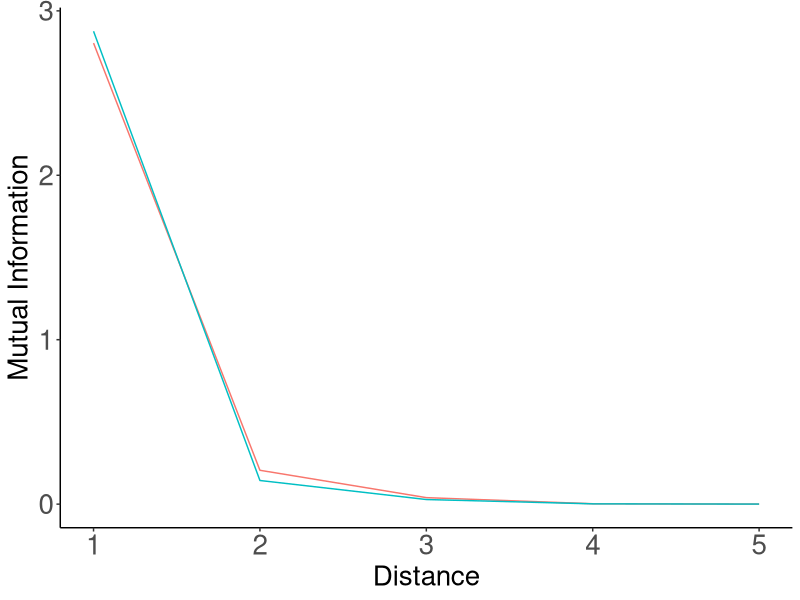
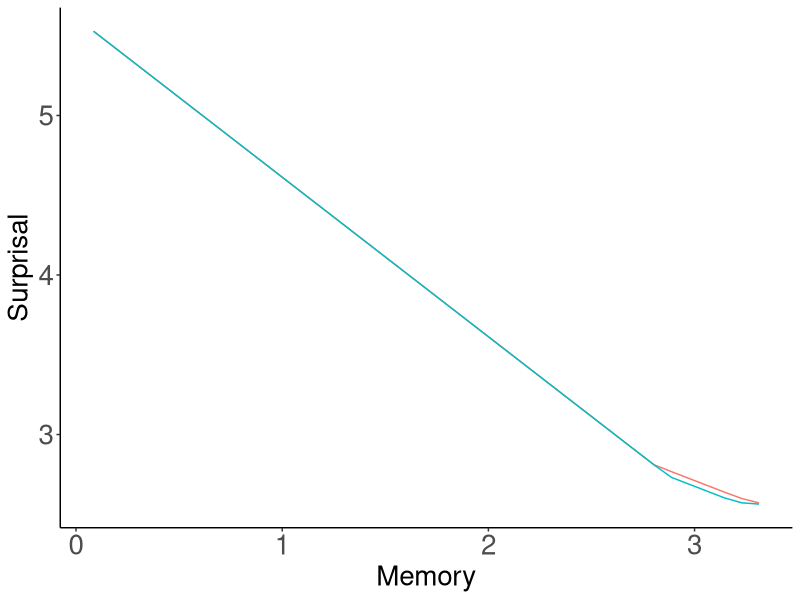
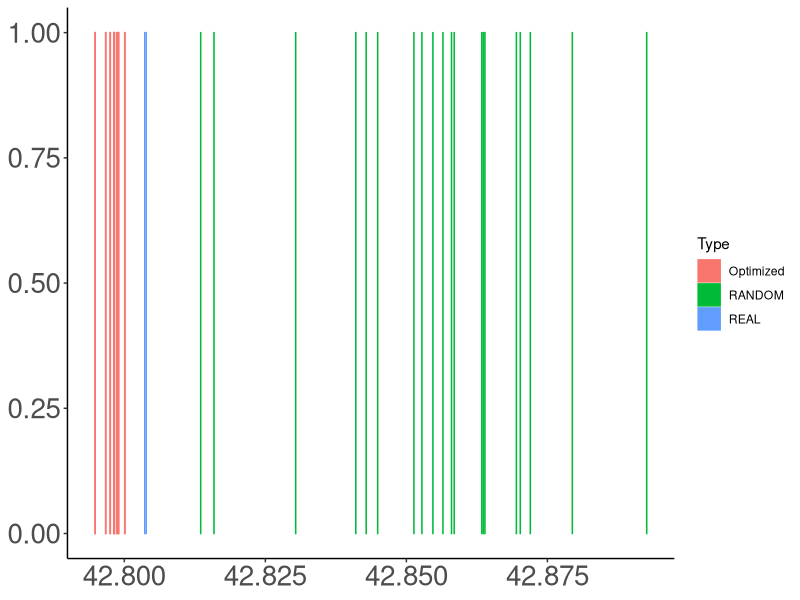
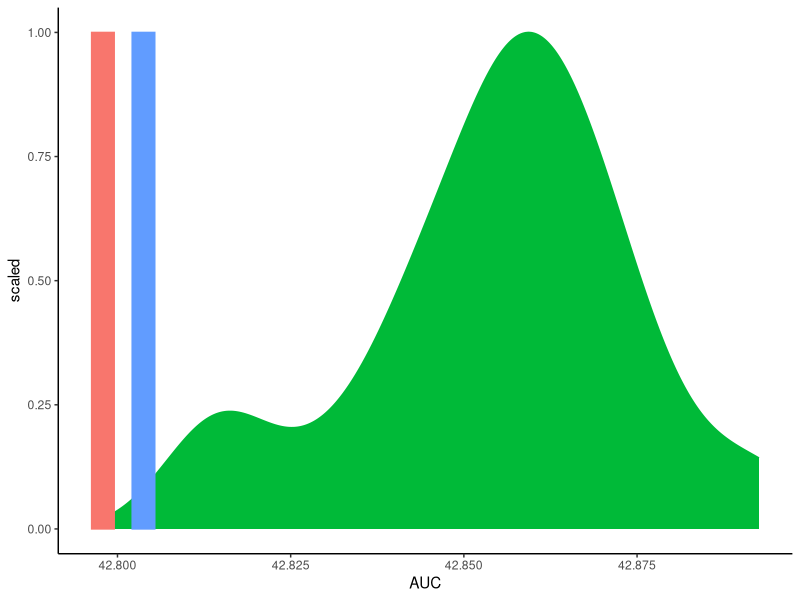

Write R code to recreate these figures, in order.
library(tidyr)
library(dplyr)
library(ggplot2)

######################################

data = read.csv("results.tsv", sep="\t")


data = data %>% filter(Script == "forWords_Japanese_RandomOrder_Normalized_FullData.py")

unigramCE = mean(data$UnigramCE)

data$Type = ifelse(data$Model %in% c("REAL", "RANDOM", "REVERSE"), as.character(data$Model), "Optimized")

data_ = data %>% group_by(Distance, Type) %>% summarise(MI=median(MI))
data_ = data_ %>% filter(Distance < 5)
data_ = data_ %>% filter(Type %in% c("REAL", "RANDOM"))
plot = ggplot(data_, aes(x=1+Distance, y=MI, color=Type)) + geom_line() #size=2)
plot = plot + theme_bw()
plot = plot + xlab("Distance") + ylab("Mutual Information")
plot = plot + theme(axis.title.x=element_text(size=20), axis.title.y=element_text(size=20), axis.text = element_text(size=20))
plot = plot + theme(panel.grid.major = element_blank(), panel.grid.minor = element_blank(), panel.background = element_blank(), legend.position="none")
plot = plot + theme(axis.line = element_line(colour = "black"),
            panel.grid.major = element_blank(),
                panel.grid.minor = element_blank(),
                panel.border = element_blank(),
                    panel.background = element_blank())
ggsave(plot, file=paste("figures/Japanese-suffixes-byMorphemes-it.pdf", sep=""), height=4, width=4)

data = read.csv("results_interpolated.tsv", sep="\t")


data = data %>% filter(Script == "forWords_Japanese_RandomOrder_Normalized_FullData.py")

data = data %>% group_by(Type, Memory) %>% summarise(Surprisal=unigramCE-median(MI))

data_ = data %>% filter(Type %in% c("REAL", "RANDOM"))

plot = ggplot(data_, aes(x=Memory, y=Surprisal, color=Type)) + geom_line() #size=2)
plot = plot + theme_bw()
plot = plot + theme(axis.title.x=element_text(size=20), axis.title.y=element_text(size=20), axis.text = element_text(size=20))
plot = plot + theme(panel.grid.major = element_blank(), panel.grid.minor = element_blank(), panel.background = element_blank(), legend.position="none")
plot = plot + theme(axis.line = element_line(colour = "black"),
            panel.grid.major = element_blank(),
                panel.grid.minor = element_blank(),
                panel.border = element_blank(),
                    panel.background = element_blank())
ggsave(plot, file=paste("figures/Japanese-suffixes-byMorphemes-memsurp.pdf", sep=""), height=4, width=4)


######################################

data = read.csv("results_auc.tsv", sep="\t")

data = data %>% filter(Script == "forWords_Japanese_RandomOrder_Normalized_FullData.py")


data$Type = ifelse(data$Model %in% c("REAL", "RANDOM", "REVERSE"), as.character(data$Model), "Optimized")

data_ = data %>% filter(Type %in% c("REAL", "RANDOM", "Optimized"))


plot = ggplot(data_, aes(x=AUC, y=1, color=Type, fill=Type)) + geom_bar(stat="identity") #size=2)
plot = plot + theme_bw()
plot = plot + theme(axis.title.x=element_blank(), axis.title.y=element_blank(), axis.text = element_text(size=20))
plot = plot + theme(panel.grid.major = element_blank(), panel.grid.minor = element_blank(), panel.background = element_blank()) #, legend.position="none")
plot = plot + theme(axis.line = element_line(colour = "black"),
            panel.grid.major = element_blank(),
                panel.grid.minor = element_blank(),
                panel.border = element_blank(),
                    panel.background = element_blank())
ggsave(plot, file=paste("figures/Japanese-suffixes-byMorphemes-auc.pdf", sep=""), height=4, width=4)

barWidth = (max(data$AUC) - min(data$AUC))/30

plot = ggplot(data_, aes(x=AUC, fill=Type, color=Type))
plot = plot + theme_classic()
plot = plot + theme(legend.position="none")
plot = plot + geom_density(data= data_%>%filter(Type == "RANDOM"), aes(y=..scaled..)) 
plot = plot + geom_bar(data = data_ %>% filter(!(Type %in% c("RANDOM"))) %>% group_by(Type) %>% summarise(AUC=mean(AUC)) %>% mutate(y=1),  aes(y=y, group=Type), width=barWidth, stat="identity", position = position_dodge())
ggsave(plot, file=paste("figures/Japanese-suffixes-byMorphemes-auc-hist.pdf", sep=""), height=4, width=4)



